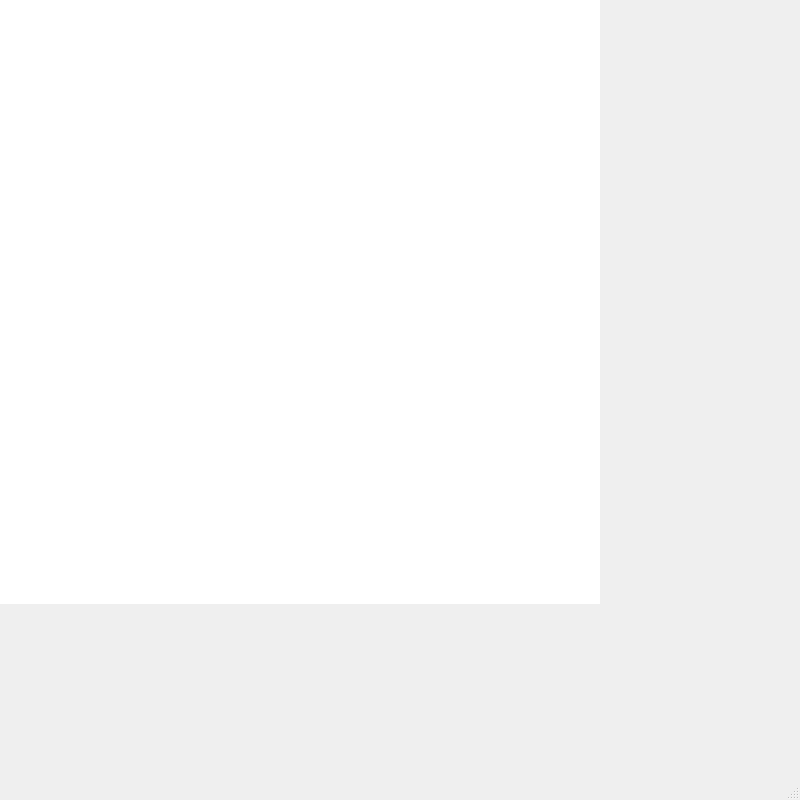
<?xml version="1.0" encoding="UTF-8"?>
<ui version="4.0">
 <class>MainWindow</class>
 <widget class="QMainWindow" name="MainWindow">
  <property name="geometry">
   <rect>
    <x>0</x>
    <y>0</y>
    <width>800</width>
    <height>800</height>
   </rect>
  </property>
  <property name="sizePolicy">
   <sizepolicy hsizetype="Preferred" vsizetype="Preferred">
    <horstretch>0</horstretch>
    <verstretch>0</verstretch>
   </sizepolicy>
  </property>
  <property name="windowTitle">
   <string>MainWindow</string>
  </property>
  <widget class="QWidget" name="canvas">
   <property name="sizePolicy">
    <sizepolicy hsizetype="Preferred" vsizetype="Preferred">
     <horstretch>0</horstretch>
     <verstretch>0</verstretch>
    </sizepolicy>
   </property>
   <property name="minimumSize">
    <size>
     <width>600</width>
     <height>604</height>
    </size>
   </property>
   <property name="maximumSize">
    <size>
     <width>600</width>
     <height>604</height>
    </size>
   </property>
   <property name="styleSheet">
    <string notr="true">background-color: white</string>
   </property>
  </widget>
  <widget class="QStatusBar" name="statusbar"/>
 </widget>
 <resources/>
 <connections/>
</ui>
